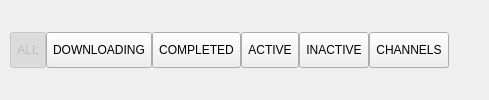
           <widget class="TabButtonPanel" name="downloads_tab" native="true">
            <layout class="QHBoxLayout" name="horizontalLayout_20">
             <property name="spacing">
              <number>0</number>
             </property>
             <property name="leftMargin">
              <number>0</number>
             </property>
             <property name="topMargin">
              <number>0</number>
             </property>
             <property name="rightMargin">
              <number>0</number>
             </property>
             <property name="bottomMargin">
              <number>0</number>
             </property>
             <item>
              <spacer name="horizontalSpacer_29">
               <property name="orientation">
                <enum>Qt::Horizontal</enum>
               </property>
               <property name="sizeType">
                <enum>QSizePolicy::Fixed</enum>
               </property>
               <property name="sizeHint" stdset="0">
                <size>
                 <width>10</width>
                 <height>20</height>
                </size>
               </property>
              </spacer>
             </item>
             <item>
              <widget class="UnderlineTabButton" name="downloads_all_button">
               <property name="enabled">
                <bool>false</bool>
               </property>
               <property name="sizePolicy">
                <sizepolicy hsizetype="Minimum" vsizetype="Fixed">
                 <horstretch>0</horstretch>
                 <verstretch>0</verstretch>
                </sizepolicy>
               </property>
               <property name="minimumSize">
                <size>
                 <width>0</width>
                 <height>36</height>
                </size>
               </property>
               <property name="maximumSize">
                <size>
                 <width>16777215</width>
                 <height>36</height>
                </size>
               </property>
               <property name="cursor">
                <cursorShape>PointingHandCursor</cursorShape>
               </property>
               <property name="styleSheet">
                <string notr="true"/>
               </property>
               <property name="text">
                <string>ALL</string>
               </property>
               <property name="checkable">
                <bool>true</bool>
               </property>
               <property name="checked">
                <bool>true</bool>
               </property>
              </widget>
             </item>
             <item>
              <widget class="UnderlineTabButton" name="downloads_downloading_button">
               <property name="sizePolicy">
                <sizepolicy hsizetype="Minimum" vsizetype="Fixed">
                 <horstretch>0</horstretch>
                 <verstretch>0</verstretch>
                </sizepolicy>
               </property>
               <property name="minimumSize">
                <size>
                 <width>0</width>
                 <height>36</height>
                </size>
               </property>
               <property name="maximumSize">
                <size>
                 <width>16777215</width>
                 <height>36</height>
                </size>
               </property>
               <property name="cursor">
                <cursorShape>PointingHandCursor</cursorShape>
               </property>
               <property name="styleSheet">
                <string notr="true"/>
               </property>
               <property name="text">
                <string>DOWNLOADING</string>
               </property>
               <property name="checkable">
                <bool>true</bool>
               </property>
              </widget>
             </item>
             <item>
              <widget class="UnderlineTabButton" name="downloads_completed_button">
               <property name="sizePolicy">
                <sizepolicy hsizetype="Minimum" vsizetype="Fixed">
                 <horstretch>0</horstretch>
                 <verstretch>0</verstretch>
                </sizepolicy>
               </property>
               <property name="minimumSize">
                <size>
                 <width>0</width>
                 <height>36</height>
                </size>
               </property>
               <property name="maximumSize">
                <size>
                 <width>16777215</width>
                 <height>36</height>
                </size>
               </property>
               <property name="cursor">
                <cursorShape>PointingHandCursor</cursorShape>
               </property>
               <property name="styleSheet">
                <string notr="true"/>
               </property>
               <property name="text">
                <string>COMPLETED</string>
               </property>
               <property name="checkable">
                <bool>true</bool>
               </property>
              </widget>
             </item>
             <item>
              <widget class="UnderlineTabButton" name="downloads_active_button">
               <property name="sizePolicy">
                <sizepolicy hsizetype="Minimum" vsizetype="Fixed">
                 <horstretch>0</horstretch>
                 <verstretch>0</verstretch>
                </sizepolicy>
               </property>
               <property name="minimumSize">
                <size>
                 <width>0</width>
                 <height>36</height>
                </size>
               </property>
               <property name="maximumSize">
                <size>
                 <width>16777215</width>
                 <height>36</height>
                </size>
               </property>
               <property name="cursor">
                <cursorShape>PointingHandCursor</cursorShape>
               </property>
               <property name="styleSheet">
                <string notr="true"/>
               </property>
               <property name="text">
                <string>ACTIVE</string>
               </property>
               <property name="checkable">
                <bool>true</bool>
               </property>
              </widget>
             </item>
             <item>
              <widget class="UnderlineTabButton" name="downloads_inactive_button">
               <property name="sizePolicy">
                <sizepolicy hsizetype="Minimum" vsizetype="Fixed">
                 <horstretch>0</horstretch>
                 <verstretch>0</verstretch>
                </sizepolicy>
               </property>
               <property name="minimumSize">
                <size>
                 <width>0</width>
                 <height>36</height>
                </size>
               </property>
               <property name="maximumSize">
                <size>
                 <width>16777215</width>
                 <height>36</height>
                </size>
               </property>
               <property name="cursor">
                <cursorShape>PointingHandCursor</cursorShape>
               </property>
               <property name="styleSheet">
                <string notr="true"/>
               </property>
               <property name="text">
                <string>INACTIVE</string>
               </property>
               <property name="checkable">
                <bool>true</bool>
               </property>
              </widget>
             </item>
             <item>
              <widget class="UnderlineTabButton" name="downloads_channels_button">
               <property name="minimumSize">
                <size>
                 <width>0</width>
                 <height>36</height>
                </size>
               </property>
               <property name="maximumSize">
                <size>
                 <width>16777215</width>
                 <height>36</height>
                </size>
               </property>
               <property name="cursor">
                <cursorShape>PointingHandCursor</cursorShape>
               </property>
               <property name="text">
                <string>CHANNELS</string>
               </property>
               <property name="checkable">
                <bool>true</bool>
               </property>
              </widget>
             </item>
             <item>
              <spacer name="horizontalSpacer_28">
               <property name="orientation">
                <enum>Qt::Horizontal</enum>
               </property>
               <property name="sizeHint" stdset="0">
                <size>
                 <width>40</width>
                 <height>20</height>
                </size>
               </property>
              </spacer>
             </item>
            </layout>
           </widget>
